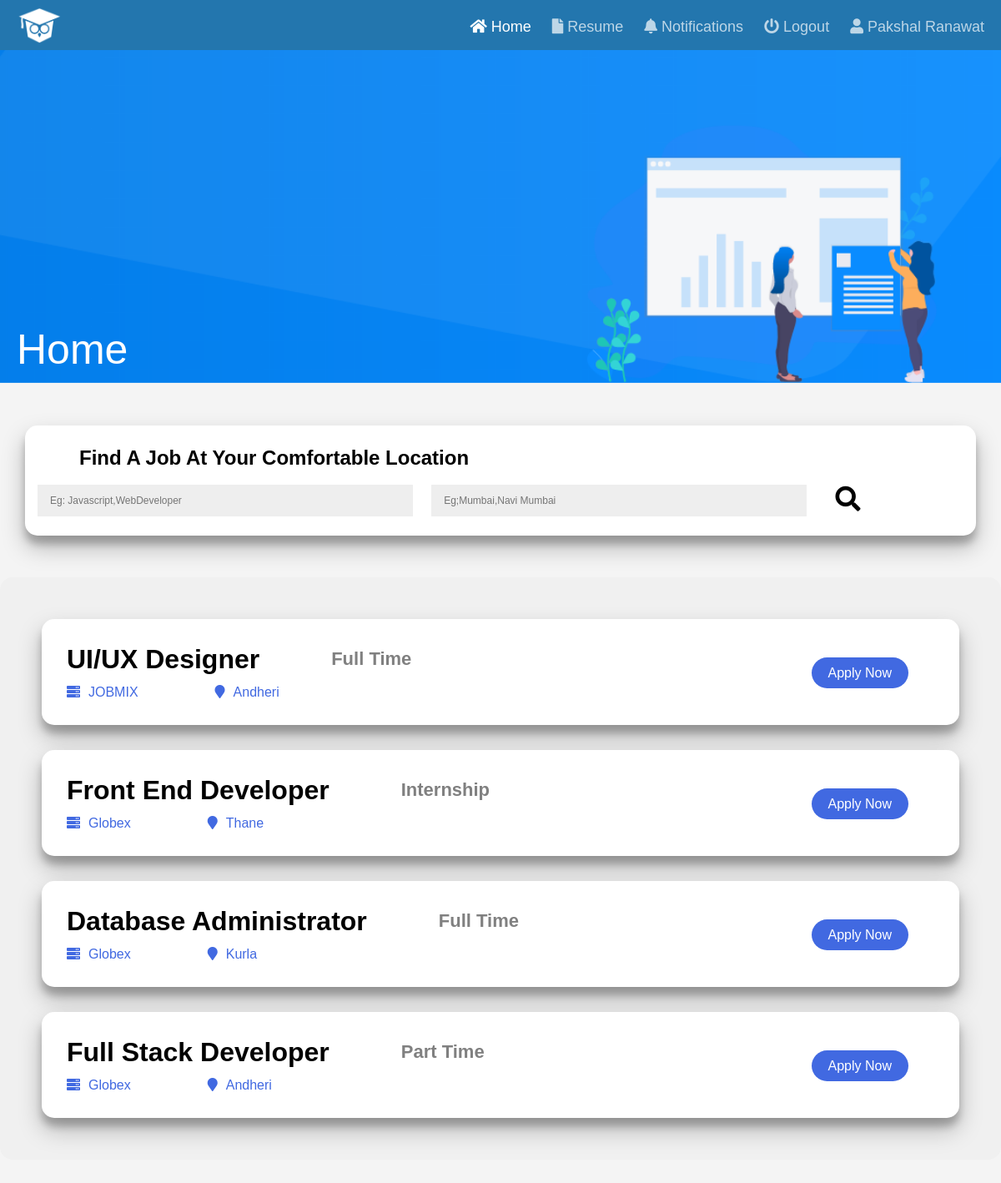
Page /php/employeehome.php (signed in) on the committed database.
### tables this page shows
CREATE TABLE `postajob` (
  `job_id` int(11) NOT NULL,
  `job_position` varchar(100) NOT NULL,
  `job_location` varchar(50) NOT NULL,
  `job_type` varchar(20) NOT NULL,
  `company_no` int(11) NOT NULL
);

CREATE TABLE `company` (
  `company_no` int(11) NOT NULL,
  `company_email` varchar(20) NOT NULL,
  `company_pass` varchar(300) NOT NULL,
  `company_name` varchar(30) NOT NULL,
  `company_phnumber` varchar(10) NOT NULL,
  `verified` int(11) NOT NULL
);

### php/employeehome.php (the view, shortened to what this page needs)
<?php
include '_dbconnect.php';
$e_id = $_SESSION['sess_id'];
?>
<!DOCTYPE html>
<html lang="en">
<head>
  <link rel="stylesheet" href="../css/employeehome.css" />
  <link rel="stylesheet" href="../css/navbar.css" />
  <link rel="stylesheet" href="https://cdnjs.cloudflare.com/ajax/libs/font-awesome/5.14.0/css/all.min.css" />
</head>
<body>
  <nav class="navbar">
    <img src="../web_dev_img/dailysmarty.png" class="logo">
    <ul class="main-nav" id="js-menu">
      <li>
        <a href="#" class="nav-links select-page"><i class="fa fa-home" aria-hidden="true"></i> Home</a>
      </li>
      <li>
        <a href="cv.php" class="nav-links"><i class="fa fa-file" aria-hidden="true"></i> Resume</a>
      </li>
      <li>
        <a href="employeenotifications.php" class="nav-links"><i class="fa fa-bell" aria-hidden="true"></i> Notifications</a>
      </li>
      <li>
        <a href="logout.php" class="nav-links"><i class="fa fa-power-off" aria-hidden="true"></i> Logout</a>
      </li>
      <li>
        <a href="#" class="nav-links"><i class="fa fa-user" aria-hidden="true"></i> <?php echo $_SESSION['navname']; ?></a>
      </li>
    </ul>
  </nav>
  <div class="image-text-box">
    <div class="bottom-left">Home</div>
  </div>
  <div class="container">
    <div class="header-text">
      <h2>Find A Job At Your Comfortable Location</h2>
    </div>
    <form action="employeehome.php" method="POST">
      <div class="quickbar-search-form">
        <div class="suggestor-skill">
          <input type="text" class="input1" placeholder="Eg: Javascript,WebDeveloper" name="job_position" />
        </div>
        <div class="suggestor-location">
          <input type="text" class="input2" placeholder="Eg;Mumbai,Navi Mumbai" name="job_location" />
        </div>
        <div style="margin-left: 3%;">
          <button class="fa fa-search search-btn" aria-hidden="true"></button>
        </div>
      </div>
    </form>
  </div>
  <div class="super-container">
    <?php
    $sql = '';
    if ($_SERVER["REQUEST_METHOD"] == "POST") {
      $job_position = $_POST['job_position'];
      $job_location = $_POST['job_location'];
      if ($job_position == '' && $job_location == '') {
        $sql = "SELECT * FROM postajob WHERE job_id NOT IN (SELECT job_id FROM employee_job WHERE emp_no = '$e_id');";
      } else if ($job_position == '') {
        $sql = "SELECT * FROM postajob WHERE job_id NOT IN (SELECT job_id FROM employee_job WHERE emp_no = '$e_id') AND `job_location` LIKE '%$job_location%';";
      } else if ($job_location == '') {
        $sql = "SELECT * FROM postajob WHERE job_id NOT IN (SELECT job_id FROM employee_job WHERE emp_no = '$e_id') AND `job_position` LIKE '%$job_position%';";
      } else {
        $sql = "SELECT * FROM postajob WHERE job_id NOT IN (SELECT job_id FROM employee_job WHERE emp_no = '$e_id') AND `job_position` LIKE '%$job_position%' AND `job_location` LIKE '%$job_location%'; ";
      }
    } else {
      $sql = "SELECT * FROM postajob WHERE job_id NOT IN (SELECT job_id FROM employee_job WHERE emp_no = '$e_id');";
    }
    $result = mysqli_query($conn, $sql);
    while ($row = mysqli_fetch_assoc($result)) {
      $sql = "SELECT `company_name` FROM `company` WHERE `company_no`='" . $row['company_no'] . "' ;";
      $ans = mysqli_query($conn, $sql);
      $numrows = mysqli_fetch_assoc($ans);
      echo '<div class="component">
        <div class="job">
          <h3>' . $row['job_position'] . ' </h3>
          <h4 class="job-type">' . $row['job_type'] . '</h4>
        </div>
        <div class="company-location">
          <a class="locate"><i class="fa fa-server" aria-hidden="true"></i><span>' . $numrows['company_name'] . '</span></a>
          <h5 class="header-five">
            <i class="fa fa-map-marker" aria-hidden="true"></i><span>' . $row['job_location'] . '</span></h5>
        </div>
        <div class="application">
          <a href="employeehome.php?job_id=' . $row['job_id'] . '" class="apply-button">Apply Now</a>
        </div>
      </div> ';
    }
    ?>
  </div>
</body>
</html>

### css/employeehome.css (style rules this page uses)
.container { background: white; box-shadow: 0 14px 28px rgba(0, 0, 0, 0.25), 0 10px 10px rgba(0, 0, 0, 0.22); max-width: 1349px; width: 95%; padding: 15px; border-radius: 15px; margin: 50px auto; }
.quickbar-search-form { display: flex; }
input { background: #eee; border: none; padding: 12px 15px; margin: 8px 0; font-size: 12px; width: 500px; }
.search-btn { font-size: 30px; margin-left: 3%; margin-top: 10px; cursor: pointer; border: none; background-color: white; }
.header-text { padding: 10px 0 10px; margin-left: 50px; }
.suggestor-skill { margin-right: 2%; }
@media screen and (max-width: 1280px) { input { width: 450px; } }
.super-container { margin-top: 50px; background: #f0f0f0; padding: 20px; border-radius: 15px; max-width: 1349px; margin: 35px auto; }
.component { border-radius: 15px; margin: 30px; background: white; padding: 30px; box-shadow: 0 14px 28px rgba(0, 0, 0, 0.25), 0 10px 10px rgba(0, 0, 0, 0.22); }
.job { display: flex; }
h4 { color: grey; display: inline-table; margin-left: 60px; margin-top: 3px; padding: 10px 26px; font-size: 22px; border-radius: 23px; top: -8px; }
.job-type { position: relative; }
.company-location { display: flex; }
.header-five { margin-left: 92px; font-size: 16px; font-weight: 100; }
h3 { font-size: xx-large; }
.application { float: right; position: relative; top: -31px; right: 81px; }
.company-location span { padding-left: 10px; }
.apply-button { text-decoration: none; color: white; background: #4169e1; padding: 10px 20px; border-radius: 23px; position: relative; left: 50px; top: -10px; }
.company-location { color: gray; }
.locate { color: #4169e1; }
h5 { color: #4169e1; }

### css/navbar.css (style rules this page uses)
* { box-sizing: border-box; padding: 0; margin: 0; }
body { font-family: "Josefin Sans", sans-serif; background-color: #f4f4f4; }
.navbar { background-color: #2376ae; font-size: 18px; height: 60px; }
.nav-links { text-decoration: none; color: rgba(255, 255, 255, 0.7); }
.select-page { text-decoration: none; color: rgba(255, 255, 255, 1); }
.logo { margin-top: 8px; height: 45px; }
.main-nav { list-style-type: none; }
.main-nav { display: flex; flex-direction: row; justify-content: flex-end; padding-bottom: 20px; margin-right: 20px; position: relative; top: -36px; }
.nav-links { padding-left: 25px; }
.image-text-box { background-image: url(../web_dev_img/bradcam.png); background-size: cover; background-repeat: no-repeat; height: 400px; background-position: 90% center; }
.bottom-left { position: relative; top: 330px; padding-left: 20px; color: rgba(255, 255, 255, 1); font-size: 50px; }

### rows in the picture
postajob: job_position "UI/UX Designer", job_type "Full Time", company.company_name "JOBMIX", job_location "Andheri"
postajob: job_position "Front End Developer", job_type "Internship", company.company_name "Globex", job_location "Thane"
postajob: job_position "Database Administrator", job_type "Full Time", company.company_name "Globex", job_location "Kurla"
postajob: job_position "Full Stack Developer", job_type "Part Time", company.company_name "Globex", job_location "Andheri"

### other values in the picture
$_SESSION['navname'] "Pakshal Ranawat"
